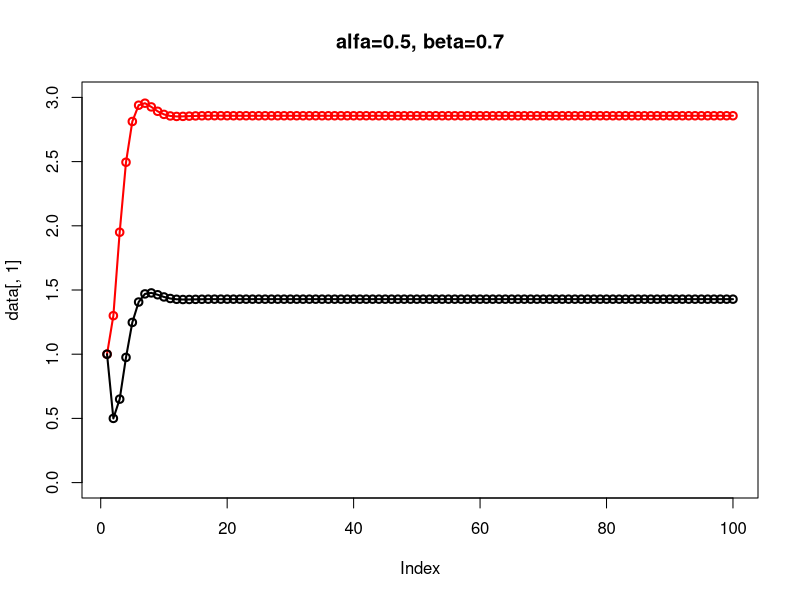
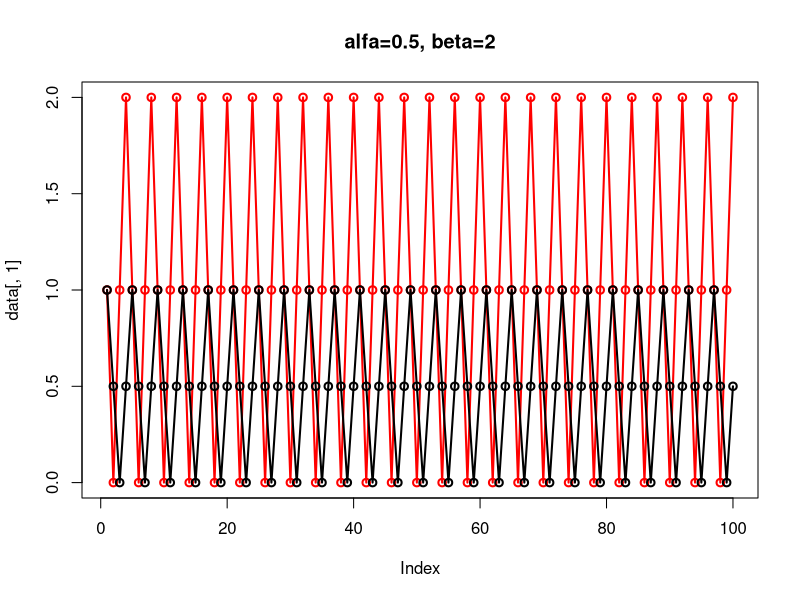
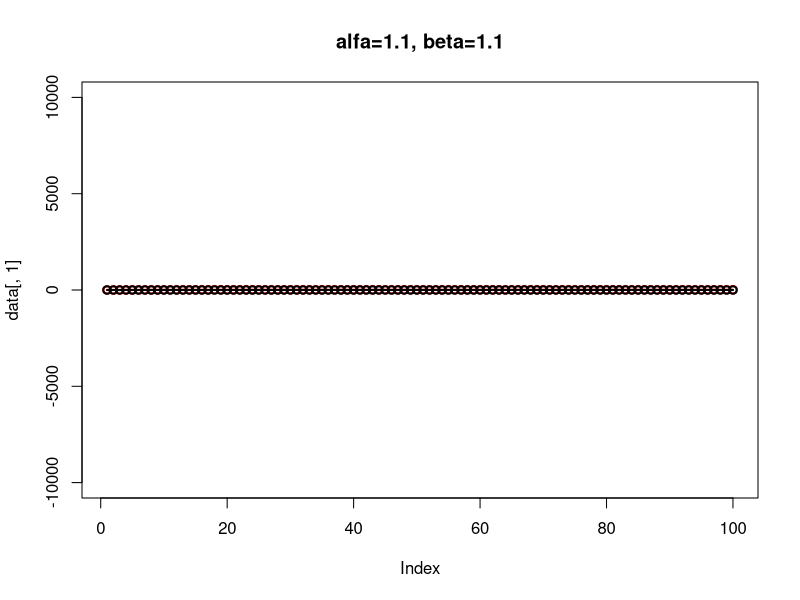
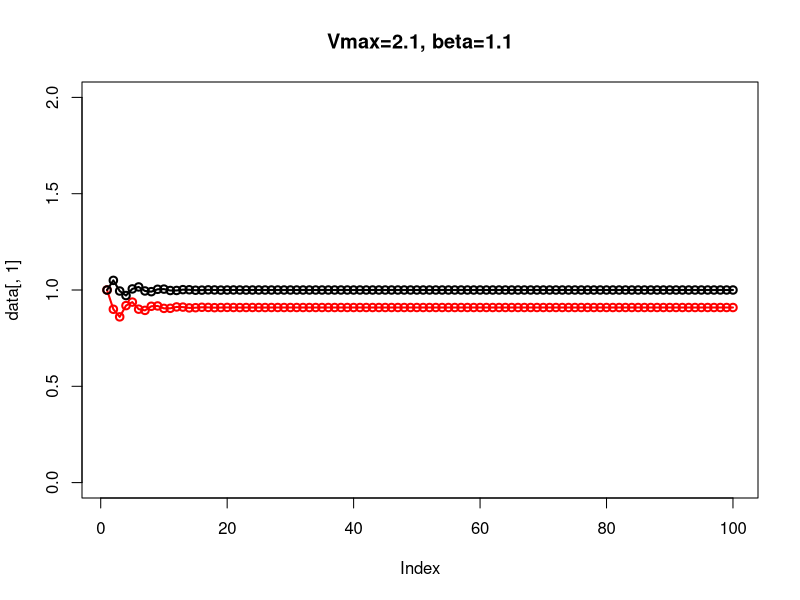

Reproduce these figures in R, in order.
myLinearModel=function(alffa, betta, cInitial, vInitial, m){
  cFind=function(cPrev, vPrev, betta, m){
    cPrev - betta*vPrev + m
  }
  vFind=function(alffa, cPrev){
    alffa*cPrev
  }
  
  dataC=c(1:100)
  dataC[1]=cInitial
  dataV=c(1:100)
  dataV[1]=vInitial
  for(i in 2:100){
    dataC[i]=cFind(dataC[i-1], dataV[i-1], betta, m)
    dataV[i]=vFind(alffa, dataC[i-1])
  }
  return(cbind(dataC,dataV))
}

data=myLinearModel(0.5,0.7,1,1,1)
data
plot(data[,1], col="red", type='o', lwd=2, ylim = c(0,3), main = "alfa=0.5, beta=0.7")
points(data[,2],type = 'o',lwd=2)



myNLinearModel=function(alffa, betta, cInitial, vInitial, m){
  cFind=function(cPrev, vPrev, betta, m){
    cPrev - betta*vPrev*cPrev + m
  }
  vFind=function(alffa, cPrev){
    alffa*cPrev
  }
  
  dataC=c(1:100)
  dataC[1]=cInitial
  dataV=c(1:100)
  dataV[1]=vInitial
  for(i in 2:100){
    dataC[i]=cFind(dataC[i-1], dataV[i-1], betta, m)
    dataV[i]=vFind(alffa, dataC[i-1])
  }
  return(cbind(dataC,dataV))
}

data=myNLinearModel(1/2,2,1,1,1)
data
plot(data[,1], col="red", type='o', lwd=2, ylim = c(0,2), main = "alfa=0.5, beta=2")
points(data[,2],type = 'o',lwd=2)

data=myNLinearModel(0.1,0.1,1,1,1)
data
plot(data[,1], col="red", type='o', lwd=2, ylim = c(-10000,10000), main = "alfa=1.1, beta=1.1")
points(data[,2],type = 'o',lwd=2)

myModel=function(vMax, betta, m, k, l, cInitial, vInitial){
  
  sigmoid=function(x,k,l){
    (x^l)/(k^l + x^l)
  }
  
  cFind=function(cPrev, vPrev, betta, m){
    cPrev - betta*vPrev*cPrev + m
  }
  vFind=function(vMax, cPrev, k, l){
    vMax*sigmoid(cPrev,k,l)
  }
  
  dataC=c(1:100)
  dataC[1]=cInitial
  dataV=c(1:100)
  dataV[1]=vInitial
  for(i in 2:100){
    dataC[i]=cFind(dataC[i-1], dataV[i-1], betta, m)
    dataV[i]=vFind(vMax, dataC[i-1], k, l)
  }
  return(cbind(dataC,dataV))
}

data=myModel(2.1,1.1,1,1,1,1,1)
data
plot(data[,1], col="red", type='o', lwd=2, ylim = c(0,2), main = "Vmax=2.1, beta=1.1")
points(data[,2],type = 'o',lwd=2)


#hey